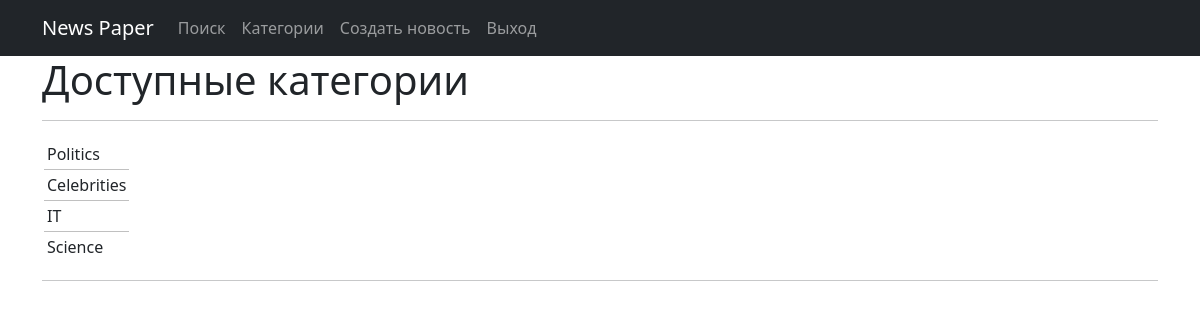
The page /news/category/ on the database its author committed.
### news/models.py (models this page shows, shortened)
class Category(models.Model):
    category_name = models.CharField(max_length=255, unique=True)
    subscribers = models.ManyToManyField(User, related_name='categories')

### news/views.py (the view)
# urls.py: path('category/', CategoryList.as_view()),
class CategoryList(ListView):
    model = Category
    template_name = 'category.html'
    context_object_name = 'category'

### templates/category.html (shortened to what this page needs)
{% extends 'flatpages/default.html' %}
{% load custom_filters %}
{% block content %}
   <h1>Доступные категории</h1>
   <hr>
   {% if category %}
       <table>
           {% for cat in category  %}
           <tr>
               <td><a class="nav-link" href=/news/category/{{cat.id}}>{{ cat.category_name }}</a></td>
           </tr>
           {% endfor %}
       </table>
   {% else %}
       <h2>Категорий нет!</h2>
   {% endif %}
<hr>
{% endblock content %}

### templates/flatpages/default.html (style rules this page uses)
BODY { background: white; }
TABLE { border-collapse: collapse; border: 2px solid white; }
TD, TH { padding: 3px; border: 1px solid silver ; text-align: left; }

### rows shown on the page
Category: category_name "Politics"
Category: category_name "Celebrities"
Category: category_name "IT"
Category: category_name "Science"
